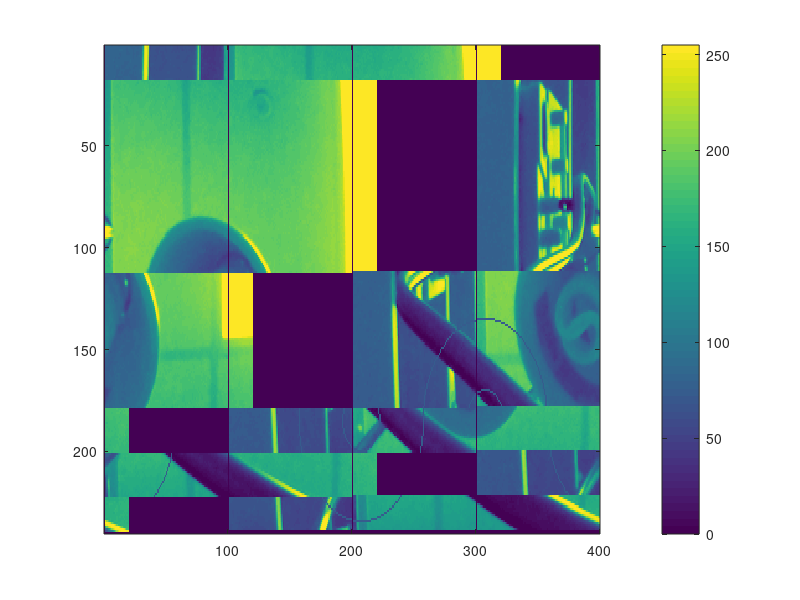

The MATLAB source for this figure:
clc
clear
close all
% This script takes in a text file filled with data from the camera
% and generates an image with it

image_width = 320;   % width of the expected image
image_height = 240;  % height of the expected image

B = zeros(image_height, image_width); % Generate matrix to store the pixels

[A] = dlmread( 'log1.txt', ',');  % Read the text file containing the pixels

q = zeros(7,100); % add the missing rows of data

A = [A;q];   

s = reshape(A',100*4,240)';

image(s,'CDataMapping','scaled'); % Display the image
colorbar;
